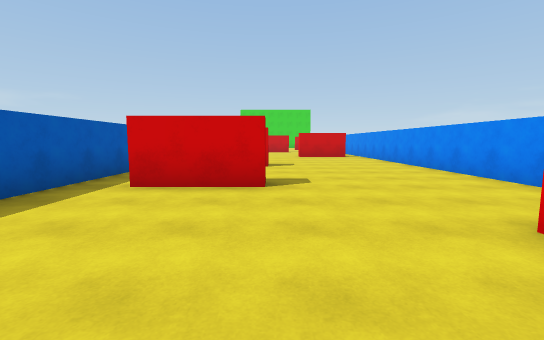
View 1 (above)

16 first-person views from a walk through a 3-D level made in the Unity game engine. The camera is 1.4 m above the floor, tilts 6° down and sees 90° across. The floor is counted in squares, 2 m on a side. Each view is taken from the middle of a square. On the plan, view 1 faces up. The plan holds only what a view shows up to about 9 squares ahead; the rest is blank. The place goes on beyond the plan. Some animated figures are not drawn.

View 2
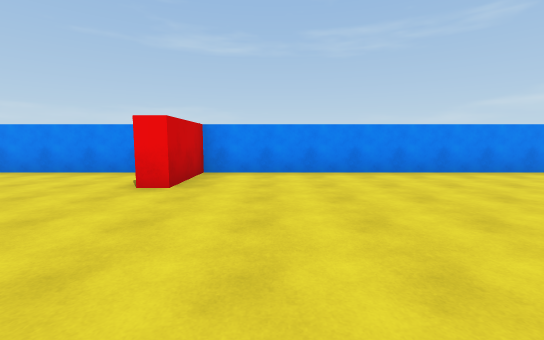

View 3
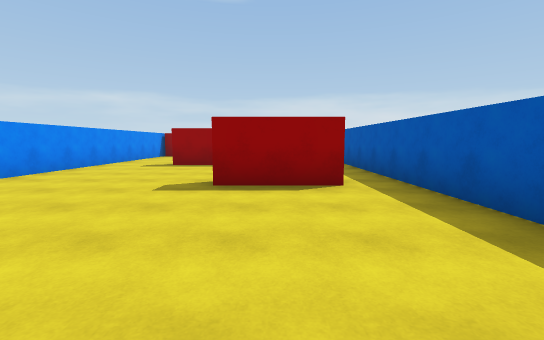

View 4
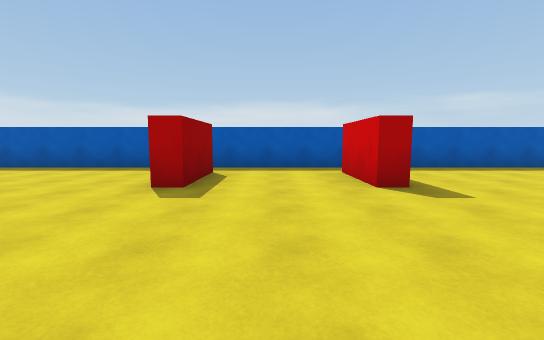

View 5
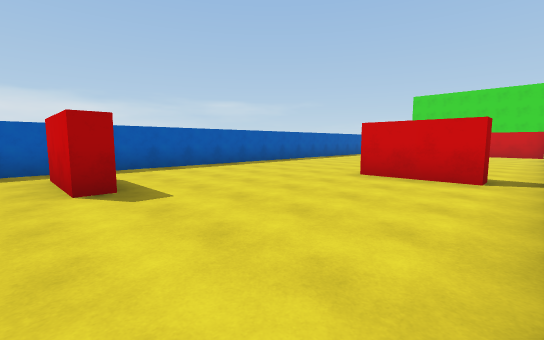

View 6
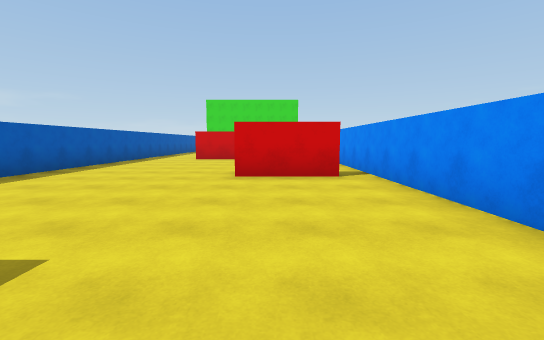

View 7
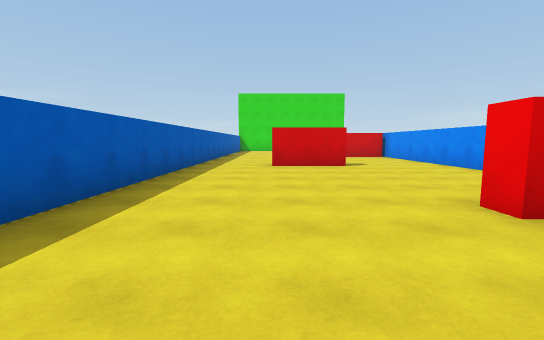

View 8
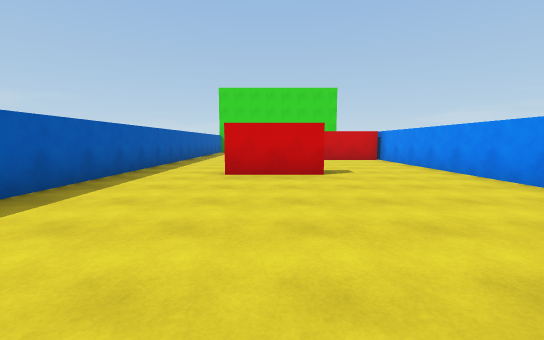

View 9
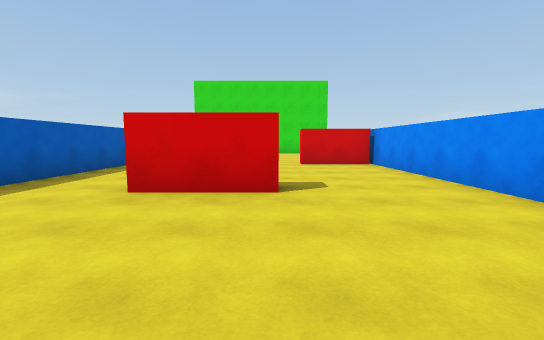

View 10
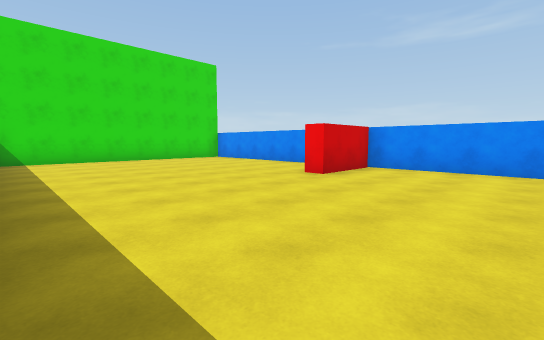

View 11
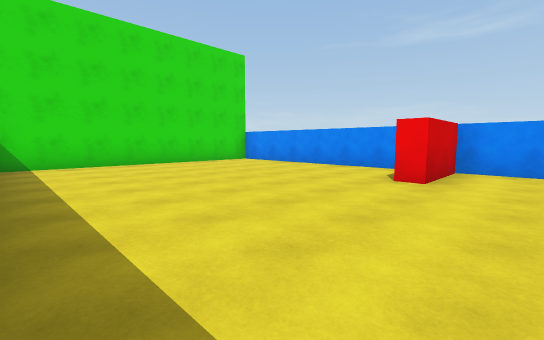

View 12
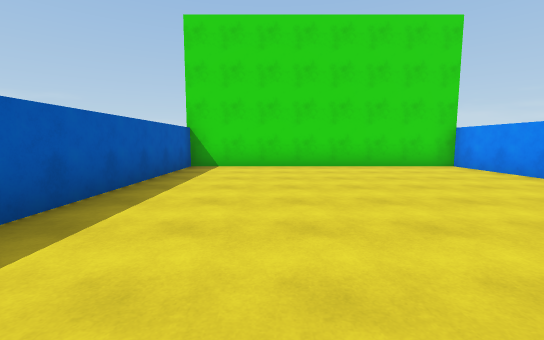

View 13
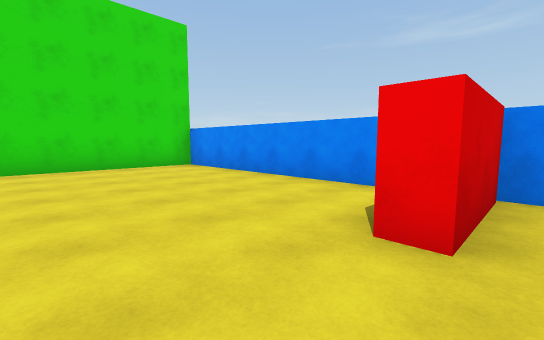

View 14
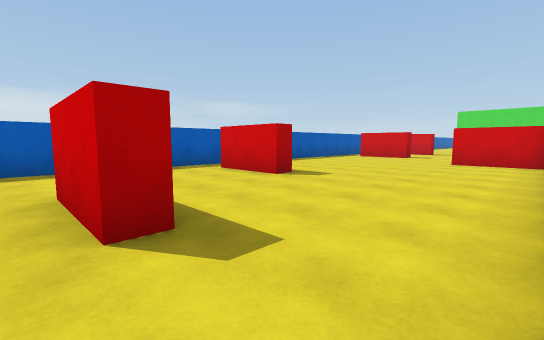

View 15
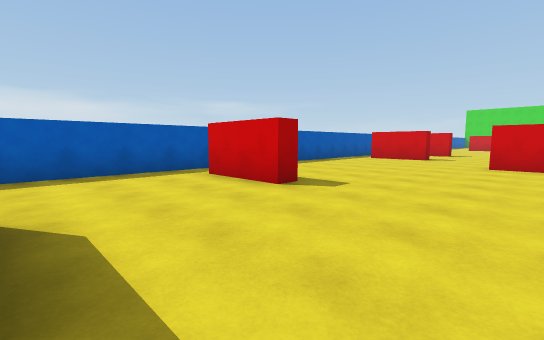

View 16
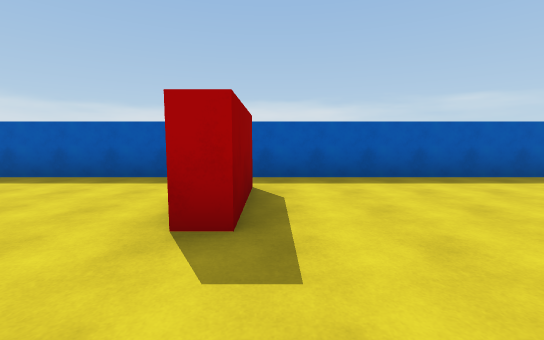

### Floor plan
Points are (right, up) in squares from view 1. A wall is a line through its corners. A room is listed if a view was taken in it or the views show most of it. See-through windows are left out.
Room 1 (views 1, 2, 3, 4, 5, 6, 7, 8, 9, 10, 11, 12, 13, 14, 15, 16)
walls: (3.3, 13) (3.3, 12.4) (1.3, 12.4) (1.3, 13); (-0.1, 8.1) (-0.1, 7.6) (-2.2, 7.6); (1.1, 17.7) (-1, 17.7); (-3.3, 5.6) (-3.3, -8.4); (-2.2, 4.7) (-0.1, 4.7) (-0.1, 4.1) (-2.2, 4.1); (4.2, 3) (4.2, 29.7) (-3.3, 29.7) (-3.3, 24.2); (4, 22.3) (1.9, 22.3) (1.9, 22.9); (-3.3, 22) (-3.3, 7.5); (-2.2, -3.3) (-0.1, -3.3) (-0.1, -3.8) (-2.1, -3.8); (0.8, -7) (1.9, -7) (1.9, -7.5) (-0.2, -7.5); (4.2, -8.1) (4.2, 1.6) (1.9, 1.6) (1.9, 2.1)
ways out: opening at (-3, 5) to room 2; opening at (-3, 8) to room 2; opening at (-1.5, 6.5) to room 2
Room 2 (no view inside)
walls: (-3.3, 7.5) (-3.3, 5.6)
ways out: opening at (-3, 5) to room 1; opening at (-3, 8) to room 1; opening at (-1.5, 6.5) to room 1

Where each view was taken, in squares from view 1:
view 1: 0 up, 0 right, facing up
view 2: 0 up, 2 left, facing right
view 3: 1 up, 1 left, facing down
view 4: 6 up, 4 right, facing left
view 5: 7 up, 4 right, facing up-left
view 6: 7 up, 2 right, facing up
view 7: 10 up, 1 left, facing up
view 8: 12 up, 0 right, facing up
view 9: 14 up, 1 right, facing up
view 10: 19 up, 3 left, facing up-right
view 11: 21 up, 3 left, facing up-right
view 12: 22 up, 1 left, facing up
view 13: 22 up, 0 right, facing up-right
view 14: 8 down, 4 right, facing up-left
view 15: 7 down, 3 right, facing up-left
view 16: 3 down, 2 right, facing left
